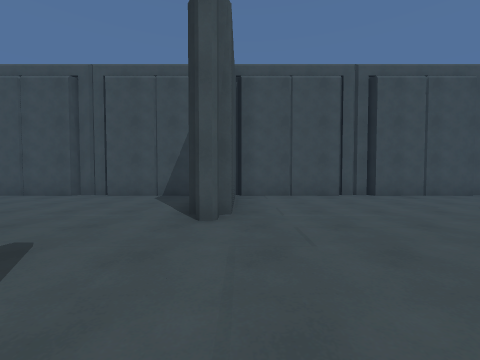
view 1 (above)

23 first-person views from a walk through a Unity game level. The camera is 1.3 m above the floor, tilts 2° down and sees 90° across. The floor is counted in squares, 1.8 m on a side. Each view is taken from the middle of a square. On the plan, view 1 faces up. The plan holds only what a view shows up to about 9 squares ahead; the rest is blank. The place goes on beyond the plan. The player character is not drawn. Some animated figures are left out.

view 2
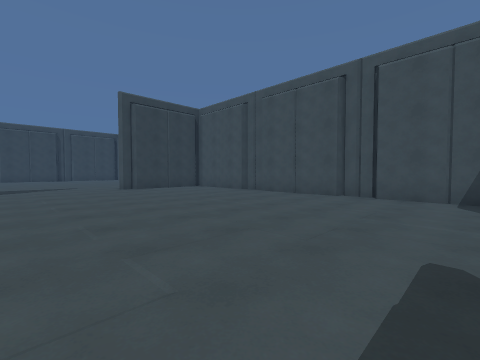

view 3
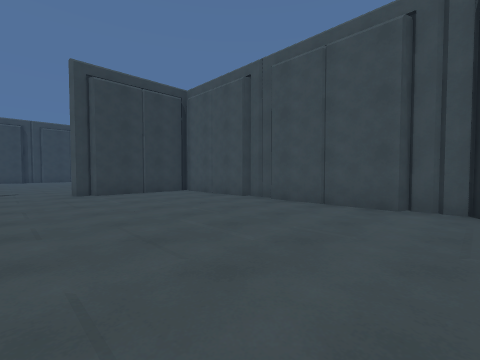

view 4
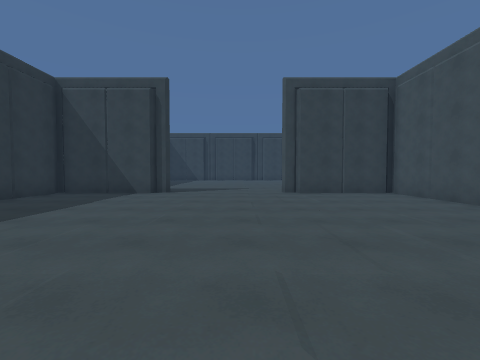

view 5
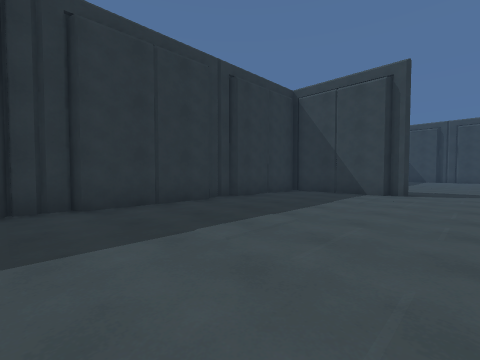

view 6
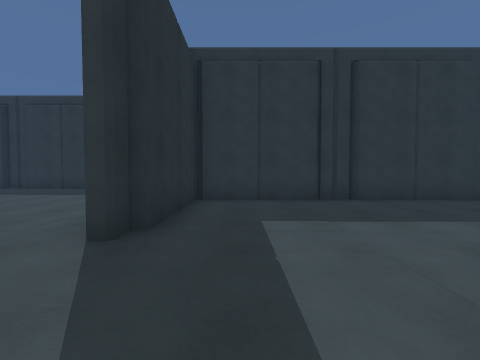

view 7
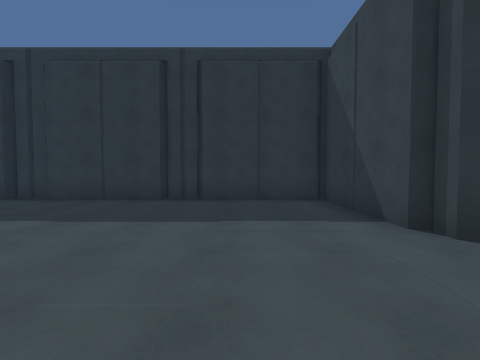

view 8
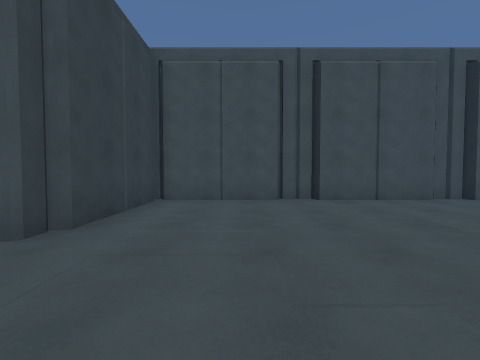

view 9
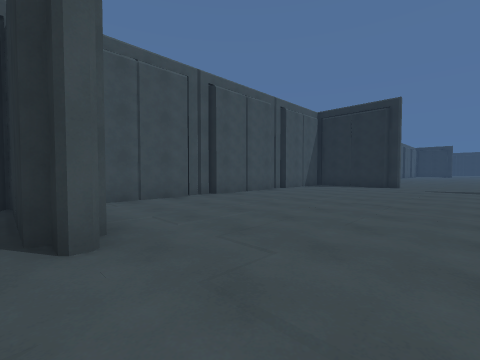

view 10
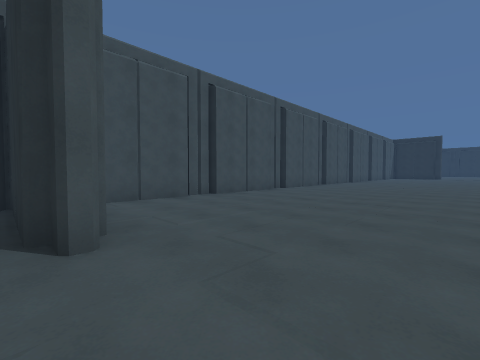

view 11
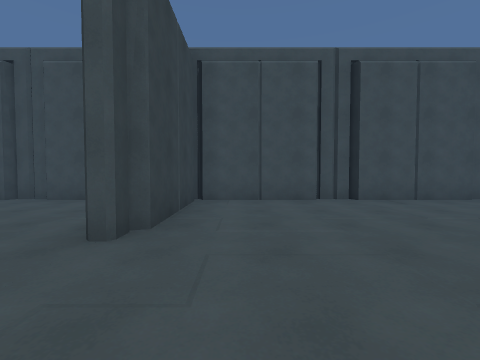

view 12
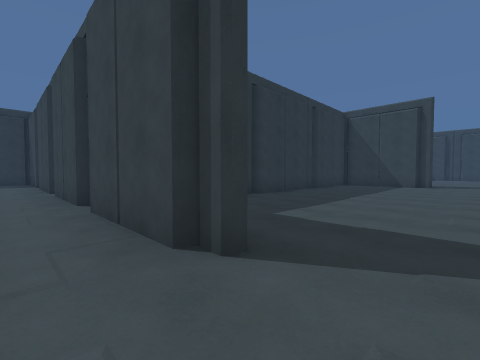

view 13
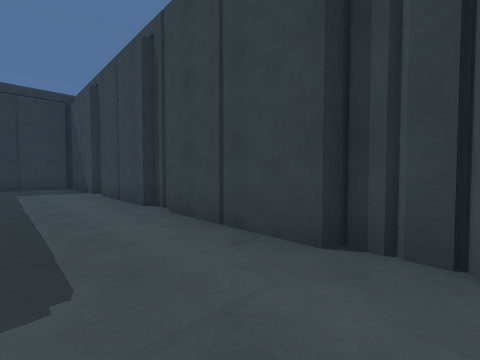

view 14
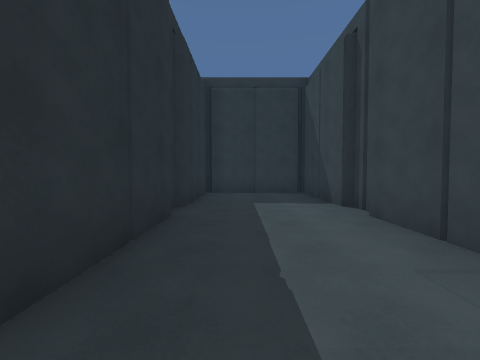

view 15
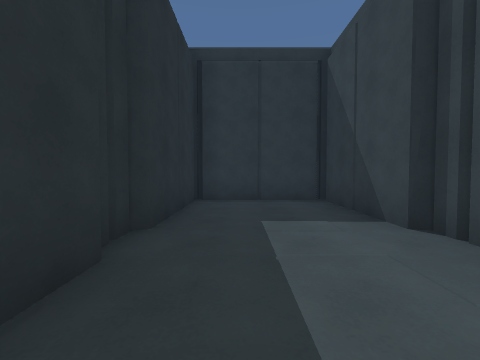

view 16
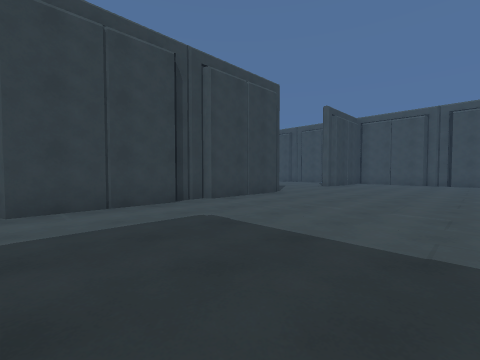

view 17
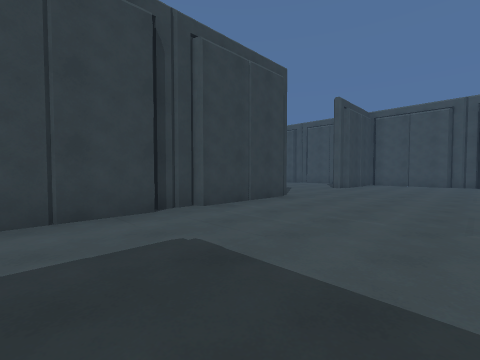

view 18
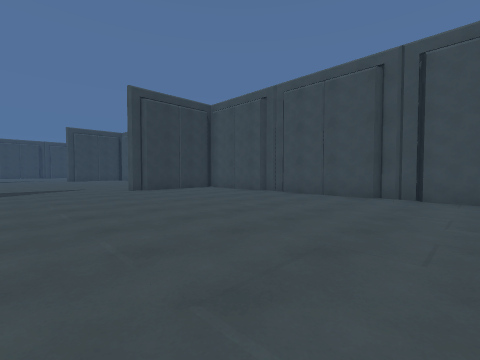

view 19
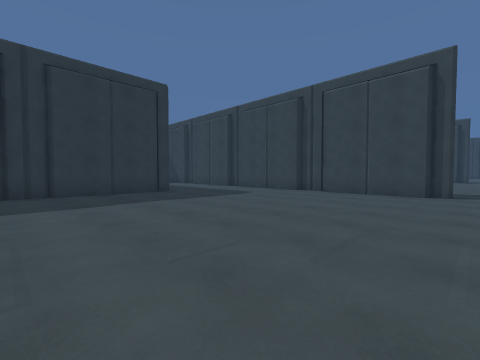

view 20
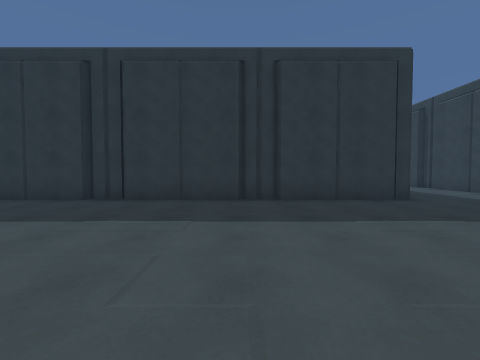

view 21
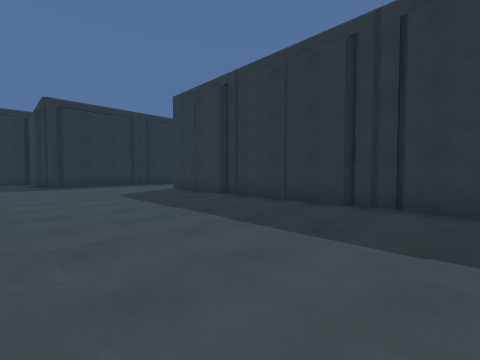

view 22
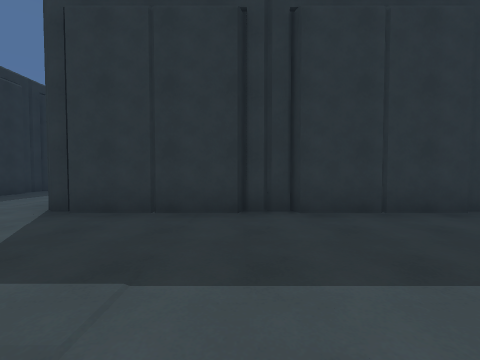

view 23
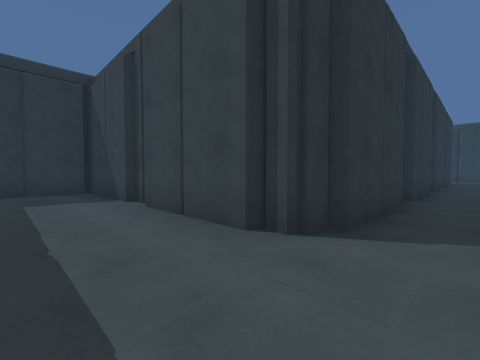

### Floor plan
Points are (right, up) in squares from view 1. A wall is a line through its corners. A room is listed if a view was taken in it or the views show most of it. See-through windows are left out.
Room 1 (views 1, 2, 3, 4, 5, 6, 7, 8, 9, 10)
walls: (-8, -4.1) (-5, -4.1); (-12.1, -1) (-12.1, -4.1) (-9, -4.1); (-12.3, -0.5) (-12.3, -1); (-9, -4.3) (-8, -4.3); (-5, -4.3) (-4, -4.3); (-4, -4.1) (-1, -4.1); (-9, 7.1) (-12.1, 7.1) (-12.1, 4) (-12.3, 4) (-12.3, 3.5); (-0.7, -1) (-0.7, -0.5); (-0.9, 4) (-0.9, 7); (-0.3, -0.5) (-0.3, -1) (-0.1, -1); (-0.9, -3.9) (-0.9, -1); (-1.5, 7.1) (-3.9, 7.1) (-4, 7.3) (-5, 7.3) (-5, 7.1) (-8, 7.1) (-8, 7.3) (-9, 7.3)
ways out: opening at (-0.2, 1) to room 2
Room 2 (views 11, 12, 13, 14, 15, 16, 17, 18, 19, 20, 21, 22, 23)
walls: (12, -8.1) (15, -8.1); (15, -8.3) (16, -8.3); (8, -8.1) (11, -8.1) (11, -8.3) (12, -8.3); (16, -8.1) (19, -8.1); (19, -8.3) (19.4, -8.3) (19.9, -8.8) (19.9, -12); (9, 7.1) (8, 7.1); (19.7, -8.3) (19.7, -9); (4, -8.1) (7, -8.1) (7, -8.3) (8, -8.3); (8, 7.3) (7, 7.3); (7, 7.1) (4, 7.1); (3.4, -8.3) (4, -8.3); (-0.1, -1) (-0.1, -4); (4, 7.3) (3, 7.3); (-0.3, -4) (-0.3, -5) (-0.1, -5) (-0.1, -8); (3, 7.1) (0, 7.1); (3.1, -12) (3.1, -9.1); (19.9, -13) (19.9, -16.1) (22, -16.1); (-0.3, 4) (-0.3, 3.5); (-0.3, -8.2) (-0.3, -8.9); (-0.1, -9) (-0.1, -12); (3.3, -13) (3.3, -12.2); (23.1, -12) (23.1, -11.1); (-0.1, 6.9) (-0.1, 4); (23.3, -12.9) (23.3, -12.1); (-0.3, -12.2) (-0.3, -13); (-0.1, -13) (-0.1, -16.1) (3.1, -16.1) (3.1, -13)
ways out: opening at (-0.2, 1) to room 1

Positions as (right, up) in squares from view 1, and headings:
1: (0, 0), facing up
2: (-2, 0), facing up-left
3: (-4, 2), facing up-left
4: (-4, 2), facing left
5: (-4, 1), facing down-left
6: (-2, 2), facing down
7: (-10, 2), facing down
8: (-10, 1), facing up
9: (-13, 1), facing up-right
10: (-1, 1), facing up-right
11: (1, 1), facing up
12: (1, 1), facing down-left
13: (2, -4), facing down-left
14: (2, -8), facing down
15: (2, -10), facing down
16: (5, -8), facing up-left
17: (4, -7), facing up-left
18: (9, 0), facing up-left
19: (8, 0), facing down-left
20: (8, -2), facing down
21: (10, -3), facing down-right
22: (16, -4), facing down
23: (22, -7), facing down-left
